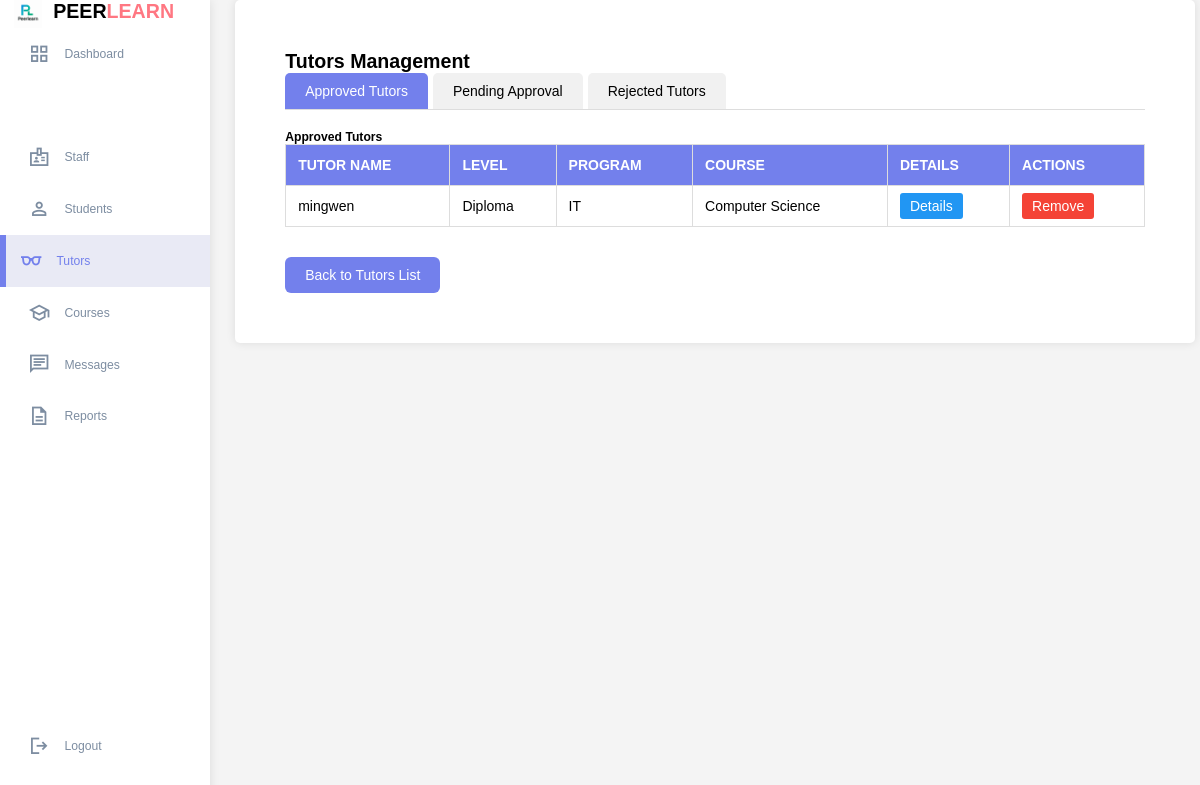
The page /tutor_action.php on the database its author committed.
### tables this page shows
CREATE TABLE `tutorprofile` (
  `user_id` int(11) NOT NULL,
  `major` varchar(100) DEFAULT NULL,
  `year` varchar(50) DEFAULT NULL,
  `bio` text DEFAULT NULL,
  `qualifications` text DEFAULT NULL,
  `is_verified` tinyint(1) DEFAULT 0,
  `rating` decimal(3,2) DEFAULT 0.00,
  `total_sessions` int(11) DEFAULT 0,
  `program` varchar(255) DEFAULT NULL,
  `status` varchar(50) DEFAULT NULL
);

CREATE TABLE `user` (
  `user_id` int(11) NOT NULL,
  `username` varchar(50) NOT NULL,
  `password` varchar(255) DEFAULT NULL,
  `email` varchar(100) NOT NULL,
  `role` enum('student','tutor','admin','staff') NOT NULL,
  `first_name` varchar(50) NOT NULL,
  `last_name` varchar(50) NOT NULL,
  `phone` varchar(20) DEFAULT NULL,
  `profile_image` varchar(255) DEFAULT NULL,
  `is_active` tinyint(1) DEFAULT 1,
  `created_at` timestamp NOT NULL DEFAULT current_timestamp(),
  `last_login` datetime DEFAULT NULL
);

### tutor_action.php (the view, shortened to what this page needs)
<?php
$servername = "localhost";
$username = "root";
$password = "";
$dbname = "peer_tutoring_platform";
$conn = new mysqli($servername, $username, $password, $dbname);
?>
<!DOCTYPE html>
<html lang="en">
<head>
</head>
<body>
     <div class="container">
        <aside>
            <div class="top">
                <div class="logo">
                    <img src="image/logo.png" alt="PeerLearn Logo">
                    <h2>PEER<span class="danger">LEARN</span></h2>
                </div>
            </div>
            <div class="sidebar">
                <a href="admin.html"><span class="material-symbols-sharp">grid_view</span><h3>Dashboard</h3></a>
                <a href="#"></a>
                <a href="admin_staff.php"><span class="material-symbols-sharp">badge</span><h3>Staff</h3></a>
                <a href="admin_student.php"><span class="material-symbols-sharp">person</span><h3>Students</h3></a>
                <a href="admin_tutors.php" class="active"><span class="material-symbols-sharp">eyeglasses</span><h3>Tutors</h3></a>
                <a href="admin_course.php"><span class="material-symbols-sharp">school</span><h3>Courses</h3></a>
                <a href="admin_message.php"><span class="material-symbols-sharp">chat</span><h3>Messages</h3></a>
               <a href="admin_report.php"><span class="material-symbols-sharp">description</span><h3>Reports</h3></a>
                <a href="home_page.html"><span class="material-symbols-sharp">logout</span><h3>Logout</h3></a>
            </div>
        </aside>
    <div class="current_students">
        <h2>Tutors Management</h2>
        <div class="tab-container">
            <div class="tab active" onclick="showTab('approved')">Approved Tutors</div>
            <div class="tab" onclick="showTab('pending')">Pending Approval</div>
            <div class="tab" onclick="showTab('rejected')">Rejected Tutors</div>
        </div>
        <div id="approved-tab" class="tab-content active">
            <h3>Approved Tutors</h3>
            <table>
                <thead>
                    <tr>
                        <th>TUTOR NAME</th>
                        <th>LEVEL</th>
                        <th>PROGRAM</th>
                        <th>COURSE</th>
                        <th>DETAILS</th>
                        <th>ACTIONS</th>
                    </tr>
                </thead>
                <tbody>
                    <?php
                    $sql = "SELECT tp.*, u.username
                            FROM tutorprofile tp
                            JOIN user u ON tp.user_id = u.user_id
                            WHERE tp.status = 'approved'";
                    $result = $conn->query($sql);
                    if ($result && $result->num_rows > 0) {
                        while($row = $result->fetch_assoc()) {
                            echo "<tr>
                                <td>".htmlspecialchars($row["username"])."</td>
                                <td>".htmlspecialchars($row["year"])."</td>
                                <td>".htmlspecialchars($row["program"])."</td>
                                <td>".htmlspecialchars($row["major"])."</td>
                                <td><a href='tutor_details.php?id=".$row["user_id"]."' class='details-btn'>Details</a></td>
                                <td>
                                    <a href='?id=".$row["user_id"]."&action=reject' class='reject-btn' onclick='return confirm(\"Are you sure you want to reject this Tutor?\");'>Remove</a>
                                </td>
                            </tr>";
                        }
                    } else {
                        echo "<tr><td colspan='6'>No approved tutors found</td></tr>";
                    }
                    ?>
                </tbody>
            </table>
        </div>
        <a href="admin_tutors.php" class="back-btn">
            Back to Tutors List
        </a>
    </div>
</body>
</html>

### tutor_action.php (style rules this page uses)
:root { --primary: #7380ec; --danger: #ff7782; --success: #41f1b6; --warning: #ffbb55; --white: #fff; --info-dark: #7d8da1; --info-light: #dce1eb; --dark: #363949; --light: rgba(132, 139, 200, 0.18); --primary-variant: #111e88; --dark-variant: #677483; --color-background: #f6f6f9; --card-border-radius: 2rem; --border-radius-1: 0.4rem; --border-radius-2: 0.8rem; --border-radius-3: 1.2rem; --card-padding: 1.8rem; --padding-1: 1.2rem; --box-shadow: 0 2rem 3rem var(--light); }
* { margin: 0; padding: 0; outline: 0; appearance: none; border: 0; text-decoration: none; list-style: none; box-sizing: border-box; }
html { font-size: 14px; }
body { margin: 0; padding: 0; }
.container { width: 100%; margin: 0; gap: 1.8rem; grid-template-columns: 14rem auto 23rem; }
a { color: #363949; }
img { display: block; width: 100%; }
h2 { font-size: 1.4rem; }
h3 { font-size: 0.87rem; }
.danger { color: #ff7782; }
aside { width: 210px; background: white; box-shadow: 0 0 10px rgba(0,0,0,0.1); position: sticky; top: 0; height: 100vh; margin-left: 0; padding-left: 0; left: 0; }
aside .top { margin-left: 0; padding-left: 1rem; }
aside .logo { display: flex; gap: 0.8rem; }
aside .logo img { width: 2rem; height: 2rem; }
aside .sidebar { margin-left: 0; padding-left: 0; }
aside h3 { font-weight: 500; }
aside .sidebar a { display: flex; color: #7d8da1; margin-left: 2rem; gap: 1rem; align-items: center; position: relative; height: 3.7rem; transition: all 300ms ease; }
aside .sidebar a span { font-size: 1.6rem; transition: all 300ms ease; }
aside .sidebar a:last-child { position: absolute; bottom: 2rem; width: 100%; }
aside .sidebar a.active { background: rgba(132, 139, 200, 0.18); color: #7380ec; margin-left: 0; }
aside .sidebar a.active:before { content: ""; width: 6px; height: 100%; background: #7380ec; }
aside .sidebar a.active span { color: #7380ec; margin-left: calc(1rem -3 px); }
.container { display: flex; min-height: 100vh; }
body { font-family: poppins, sans-serif; margin: 0; padding: 0; background-color: #f4f4f4; }
.current_students { padding: 50px; background: white; border-radius: 5px; box-shadow: 0 0 10px rgba(0,0,0,0.1); margin: 0px; width: 80%; height: 80%; }
.tab-container { display: flex; margin-bottom: 20px; border-bottom: 1px solid #ddd; }
.tab { padding: 10px 20px; cursor: pointer; background: #f1f1f1; margin-right: 5px; border-radius: 5px 5px 0 0; }
.tab.active { background: #7380ec; color: white; }
.tab-content { display: none; }
.tab-content.active { display: block; }
table { width: 100%; border-collapse: collapse; }
table, th, td { border: 1px solid #ddd; }
th, td { padding: 12px; text-align: left; }
th { background-color: #7380ec; color: white; }
.details-btn, .approve-btn, .reject-btn { padding: 5px 10px; text-decoration: none; border-radius: 3px; font-size: 14px; }
.details-btn { background-color: #2196F3; color: white; }
.reject-btn { background-color: #f44336; color: white; }
.back-btn { display: inline-flex; align-items: center; margin-top: 30px; padding: 10px 20px; background: #7380ec; color: white; text-decoration: none; border-radius: 6px; font-weight: 500; transition: background 0.3s; }

### rows shown on the page
tutorprofile: user_id.username "mingwen", year "Diploma", program "IT", major "Computer Science"
